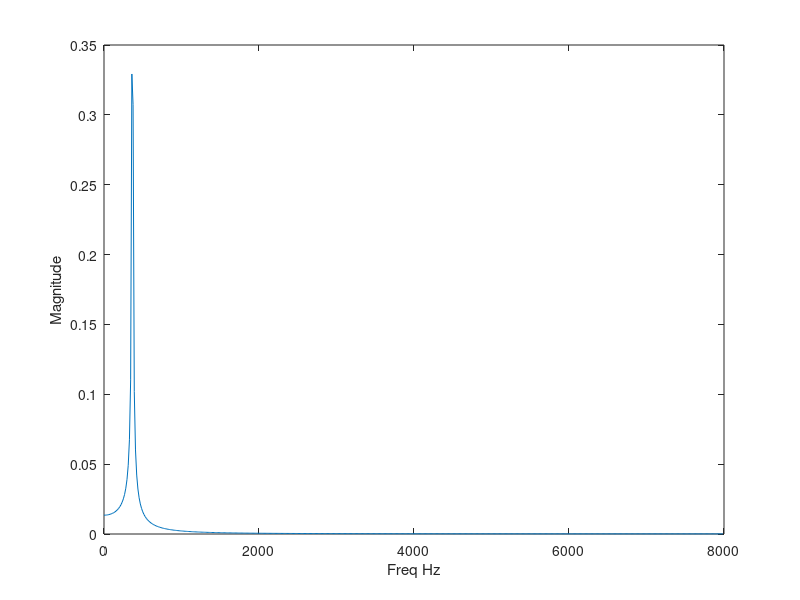

MATLAB code for this plot:

%% NO BOUNDARING ISSUES CASE

figure;
%freq = 20;
freq = 367; %% Frequency in Hz
%N = 512; % try bigger window: e.g: 4096 (better freq resolution)
N = 1024;
%N = 4096;
%N = 1024*256; % 
Fs = 16000;
t = [0:N-1]/Fs;
x = sin(2*pi * t * freq);

X = fft(x,N);
X2 = abs(X/N); %% double check if fft does the avg.
f = (0:length(X)-1)*Fs/length(X);


figure;
plot(f(1:end/2),X2(1:end/2))
ylabel('Magnitude');
xlabel('Freq Hz'); 
